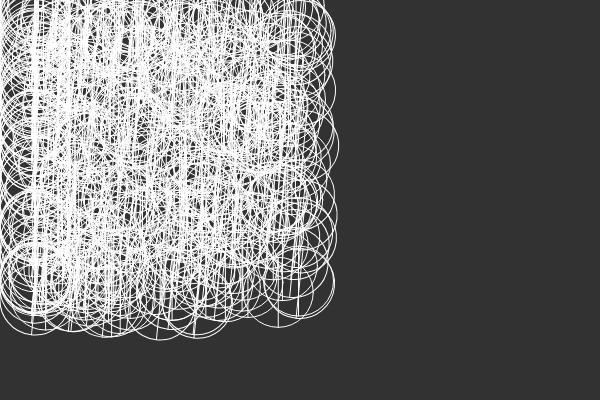
Frame 1 (no input)
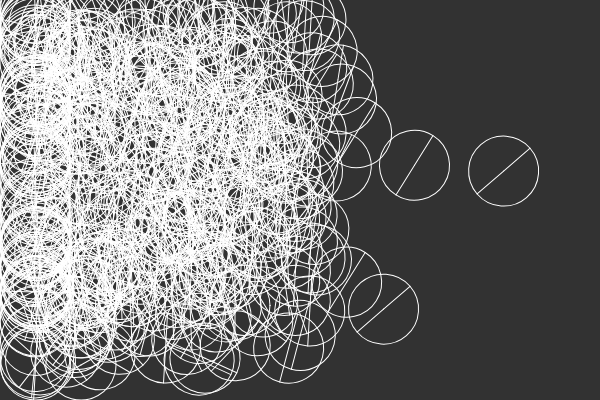
Frame 60 (no input)
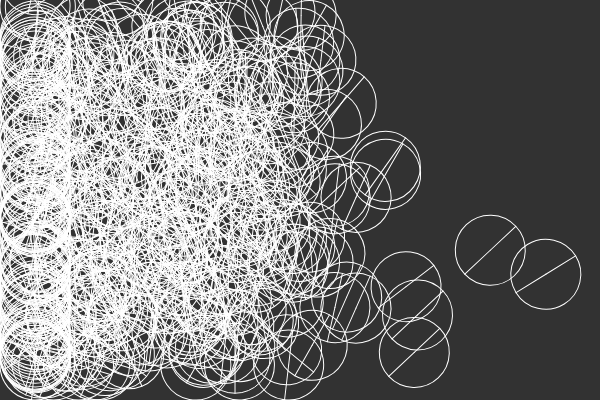
Frame 120 (the mouse pressed at the canvas centre since frame 60)

The p5.js sketch that drew these frames (run headless with seeded random() and noise() and a simulated clock; from frame 60 on, the mouse is pressed at the canvas centre):

// p5.js sketch
// ── sketch.js
let theBall;
const balls = [];
function setup() {
  createCanvas(600, 400);
  // put setup code here
  for (let i = 0; i < 500; i++) {
    balls.push(new TheBall(balls));
  }
}

function draw() {
  // put drawing code here
  background(50);

  for (let i = 0; i < balls.length; i++) {
    const theBall = balls[i];
    if (keyIsDown(RIGHT_ARROW)) {
      theBall.applyForce(createVector(0.2, 0));
      // theBall.angle += 0.2;
    }
    if (keyIsDown(LEFT_ARROW)) {
      theBall.applyForce(createVector(-0.2, 0));
    }
    if (keyIsDown(DOWN_ARROW)) {
      theBall.applyForce(createVector(0, 1));
    }
    theBall.update();
    theBall.checkEdges();
    theBall.show();
  }
}

function keyPressed(value) {
  if (value.code === 'Space') {
    for (let i = 0; i < balls.length; i++) {
      const theBall = balls[i];
      if (theBall.pos.y === height - theBall.r) {
        theBall.applyForce(createVector(0, random(-5, -15)));
      }
    }
  }
}

// ── Ball.js
class TheBall {
  constructor() {
    this.pos = createVector(random(width / 2), random(width / 2), balls);
    this.r = 35;
    this.acc = createVector();
    this.vel = p5.Vector.random2D().setMag(random(1, 10));
    this.gravity = createVector(0, 0.5);
    this.angle = 0;
    this.point1 = p5.Vector.fromAngle(radians(this.angle), this.r);
    this.balls = balls;
    this.height = height;
  }

  update() {
    this.applyForce(this.gravity);
    this.vel.add(this.acc);
    if (this.vel.x > 0.02) {
      if (this.vel.x < 0) {
      } else {
        this.angle += 0.1;
      }
    }
    // console.log(this.vel.x);
    this.pos.add(this.vel);
    this.acc.mult(0);
    for (let i = 0; i < this.balls.length; i++) {
      if (this.balls[i] !== this) {
        const distAmount = dist(
          this.pos.x,
          this.pos.y,
          this.balls[i].pos.x,
          this.balls[i].pos.y
        );
        if (distAmount >= this.r * 2) {
        } else {
          if (this.pos.y > this.balls[i].pos.y && distAmount >= this.r * 2) {
            this.height = this.balls[i].pos.y - this.r;
          } else {
            this.height = height;
          }

          this.balls[i].vel.mult(-1);
        }
      }
    }
  }

  show() {
    push();
    noFill();
    stroke(255);
    strokeWeight(1);
    translate(this.pos.x, this.pos.y);
    rotate(this.angle);
    ellipse(0, 0, this.r * 2, this.r * 2);
    line(0, 0, 0, 0 + this.r);
    line(0, 0, 0, 0 - this.r);
    pop();
  }

  applyForce(force) {
    this.acc.add(force);
  }

  checkEdges() {
    if (this.pos.y + this.r >= this.height) {
      this.pos.y = this.height - this.r;
      this.vel.y = -this.vel.y * 0.9;
    }

    if (this.pos.x + this.r >= width) {
      this.pos.x = width - this.r;
      this.vel.x = -this.vel.x * 0.5;
    }

    if (this.pos.x - this.r <= 0) {
      this.pos.x = this.r;
      this.vel.x = -this.vel.x * 0.5;
    }
  }
}
